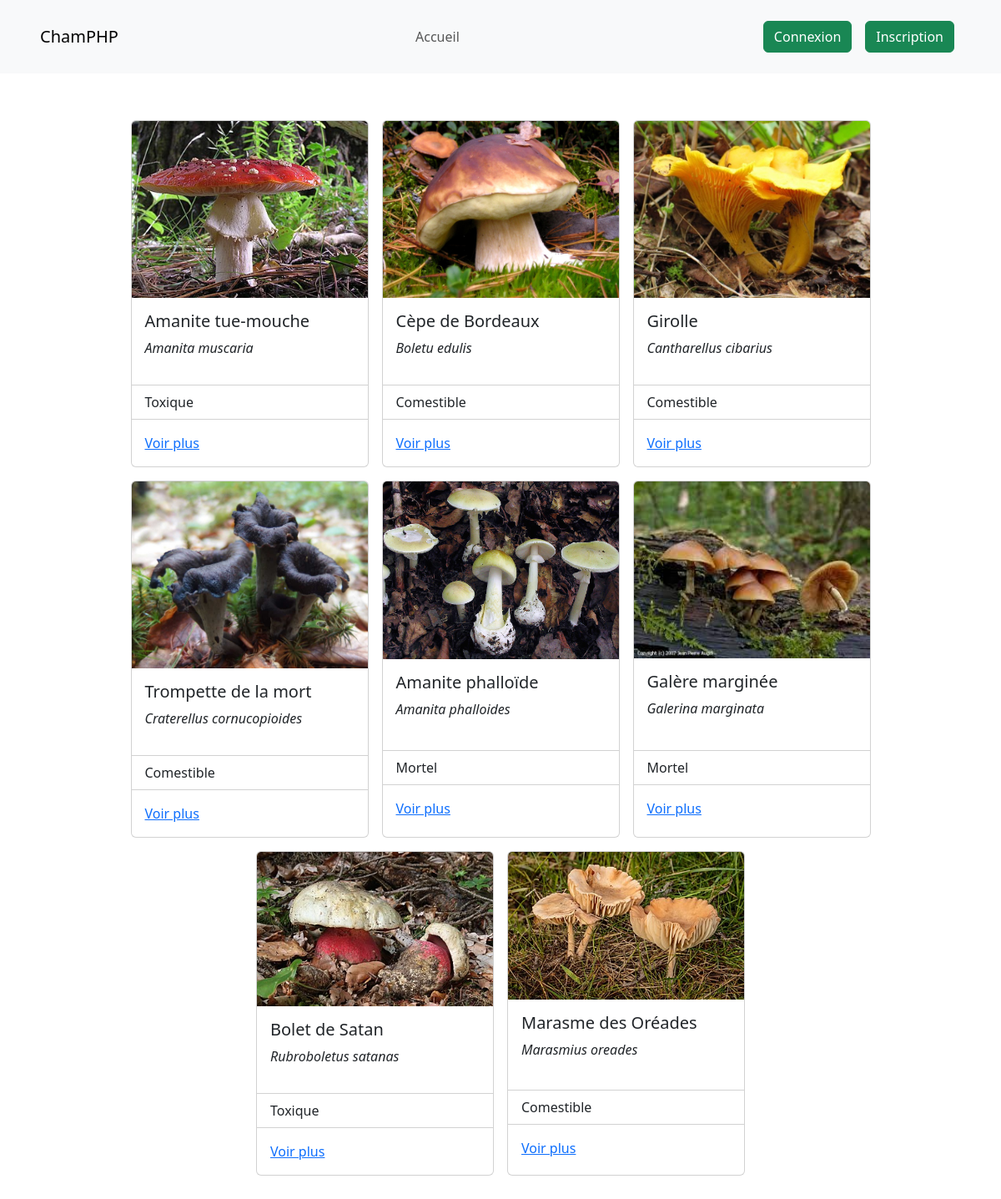
The page / on the database its author committed.
### tables this page shows
CREATE TABLE IF NOT EXISTS `mushrooms` (
  `id` int NOT NULL AUTO_INCREMENT,
  `name` varchar(45) DEFAULT NULL,
  `latin_name` varchar(45) DEFAULT NULL,
  `genus` varchar(45) DEFAULT NULL,
  `habitat` text,
  `category` enum('Comestible','Indigeste','Toxique','Mortel') DEFAULT NULL,
  `description` mediumtext,
  `main_picture` varchar(255) NOT NULL,
  PRIMARY KEY (`id`)
);

### classes/Mushroom.php (called while the page is built, shortened)
<?php
class Mushroom implements IgetData, IgetDataById
{
    private int $id;
    private string $name;
    private string $latinName;
    private string $category;
    private string $mainPicture;
    public function __construct($id, $name, $latinName, $genus, $habitat, $category, $description, $mainPicture)
    {
        $this->id = $id;
        $this->name = $name;
        $this->latinName = $latinName;
        $this->category = $category;
        $this->mainPicture = $mainPicture;
    }
    public static function getData(PDO $pdo): array
    {
        $stmt = $pdo->query("SELECT * FROM mushrooms");
        $mushroomsArr = $stmt->fetchAll();
        $mushrooms = [];
        foreach ($mushroomsArr as $m) {
            $mushrooms[] = new self($m['id'], $m['name'], $m['latin_name'], $m['genus'], $m['habitat'], $m['category'], $m['description'], $m['main_picture']);
        }
        return $mushrooms;
    }
    public function getId(): int
    {
        return $this->id;
    }
    public function getName(): string
    {
        return $this->name;
    }
    public function getLatinName(): string
    {
        return $this->latinName;
    }
    public function getCategory(): string
    {
        return $this->category;
    }
    public function getMainPicture(): string
    {
        return $this->mainPicture;
    }
}

### layout/card-template.php (the view)
<div class="card col-3 px-0 m-2">
    <img class="card-img-top" src="assets/pictures/<?php echo $mushroom->getMainPicture(); ?>" alt="Card image cap">
    <div class="card-body">
        <h5 class="card-title"><?php echo $mushroom->getName(); ?></h5>
        <p><i><?php echo $mushroom->getLatinName(); ?></i></p>
    </div>
    <ul class="list-group list-group-flush">
        <li class="list-group-item"><?php echo $mushroom->getCategory(); ?></li>
    </ul>
    <div class="card-body">
        <a href="mushrooms-details.php?id=<?php echo $mushroom->getId(); ?>"  class="card-link">Voir plus</a>
    </div>
</div>

### layout/header.php (shortened to what this page needs)
<?php
require_once 'functions/db.php';
try {
    $pdo = getDbConnection();
    $admins = Admin::getData($pdo);
    $clients = Client::getData($pdo);
    $users = [...$admins, ...$clients];
} catch (PDOException) {
    $message = ErrorCode::getErrorMessage(ErrorCode::FAILD_DB_CONNECT);
}
?>
<!DOCTYPE html>
<html lang="fr">
<head>
    <link href="https://cdn.jsdelivr.net/npm/bootstrap@5.3.1/dist/css/bootstrap.min.css" rel="stylesheet">
</head>
<body>
    <nav class="navbar navbar-expand-lg navbar-light bg-light w-100 d-flex justify-content-between">
        <a class="navbar-brand mx-5 my-3" href="index.php">ChamPHP</a>
        <div class="collapse navbar-collapse" id="navbarNav">
            <ul class="navbar-nav w-100 justify-content-center">
                <li class="nav-item">
                    <a class="nav-link" href="index.php">Accueil</a>
                </li>
            </ul>
            <div class="d-flex mx-5">
                <?php if (isset($_SESSION['login'])) { ?>
                    <?php foreach ($users as $u) { ?>
                        <?php if ($u->getEmail() === $_SESSION['login']) { ?>
                            <?php $username = $u->getUsername(); ?>
                        <?php } ?>
                    <?php } ?>
                    <button type="button" class="btn btn-outline-success mx-2">
                        <a class="nav-link" href="account.php"><?php echo $username ?></a>
                    <button type="button" class="btn btn-success mx-2">
                        <a class="nav-link" href="logout.php">Déconnexion</a>
                    </button>
                <?php } else { ?>
                    <button type="button" class="btn btn-success mx-2">
                        <a class="nav-link" href="login.php">Connexion</a>
                    </button>
                    <button type="button" class="btn btn-success mx-2">
                        <a class="nav-link" href="register.php">Inscription</a>
                    </button>
                <?php } ?>
            </div>
        </div>
    </nav>

### index.php
<?php
require_once 'layout/header.php';
require_once 'classes/Mushroom.php';
try {
    $pdo = getDbConnection();
    $mushrooms = Mushroom::getData($pdo);
} catch (PDOException) {
    echo ErrorCode::getErrorMessage(ErrorCode::FAILD_DB_CONNECT);
    exit;
}
?>
<div class="container my-5">
    <div class="row justify-content-center">
        <?php if (isset($mushrooms)) {
            foreach ($mushrooms as $mushroom) {
                require 'layout/card-template.php';
            }
        } ?>
    </div>
</div>
<?php
require_once 'layout/footer.php';

### layout/footer.php (shortened to what this page needs)
</body>
</html>

### rows shown on the page
mushrooms: main_picture (picture), name "Amanite tue-mouche", latin_name "Amanita muscaria", category "Toxique"
mushrooms: main_picture (picture), name "Cèpe de Bordeaux", latin_name "Boletu edulis", category "Comestible"
mushrooms: main_picture (picture), name "Girolle", latin_name "Cantharellus cibarius", category "Comestible"
mushrooms: main_picture (picture), name "Trompette de la mort", latin_name "Craterellus cornucopioides", category "Comestible"
mushrooms: main_picture (picture), name "Amanite phalloïde", latin_name "Amanita phalloides", category "Mortel"
mushrooms: main_picture (picture), name "Galère marginée", latin_name "Galerina marginata", category "Mortel"
mushrooms: main_picture (picture), name "Bolet de Satan", latin_name "Rubroboletus satanas", category "Toxique"
mushrooms: main_picture (picture), name "Marasme des Oréades", latin_name "Marasmius oreades", category "Comestible"
